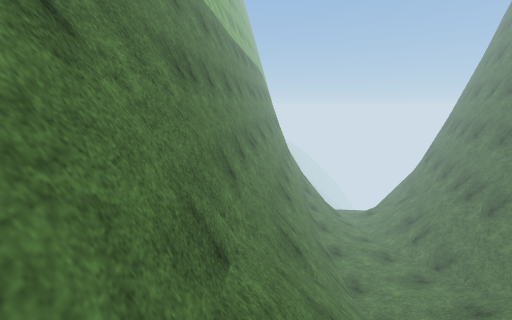
[1] (above)

12 first-person views from a walk through a scene from a Unity 3-D project. The camera is 1.2 m above the floor, tilts 12° down and sees 90° across. The floor is counted in squares, 0.5 m on a side. Each view is taken from the middle of a square. On the plan, view 1 faces up. The plan holds only what a view shows up to about 17 squares ahead; the rest is blank. The place goes on beyond the plan. Surface patterns are stand-ins for the level's own textures.

[2]
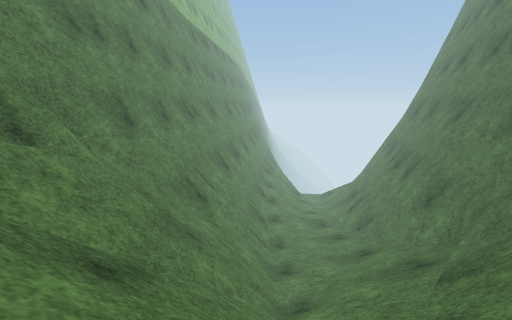

[3]
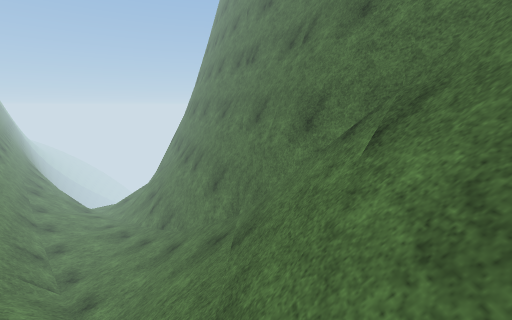

[4]
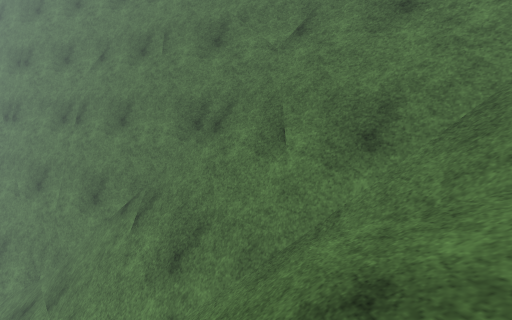

[5]
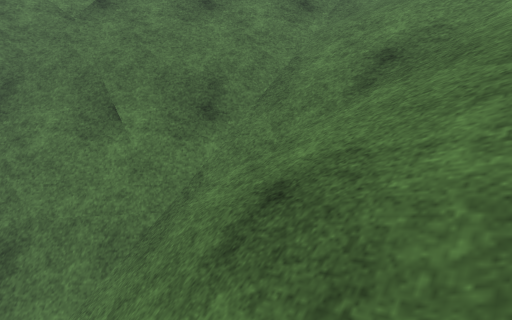

[6]
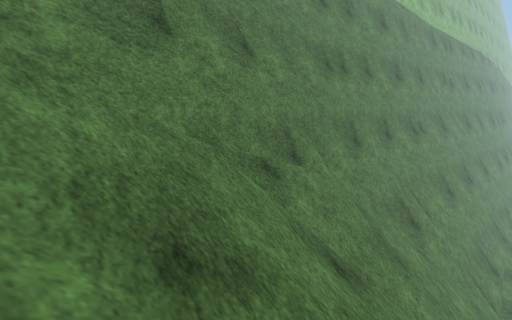

[7]
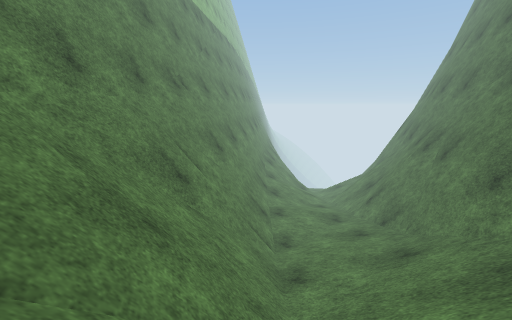

[8]
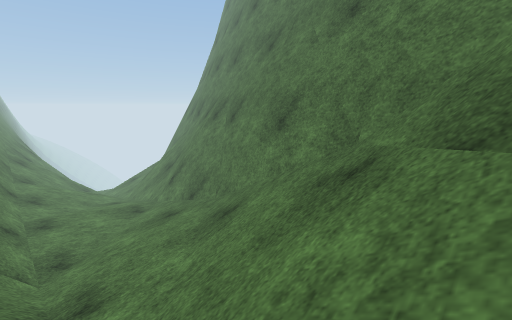

[9]
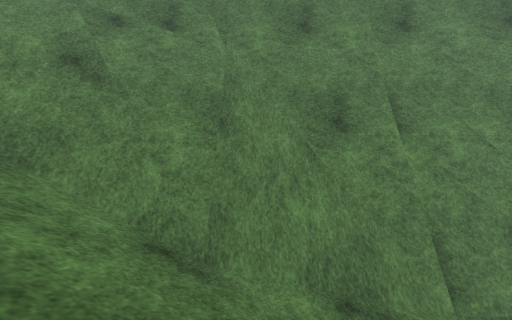

[10]
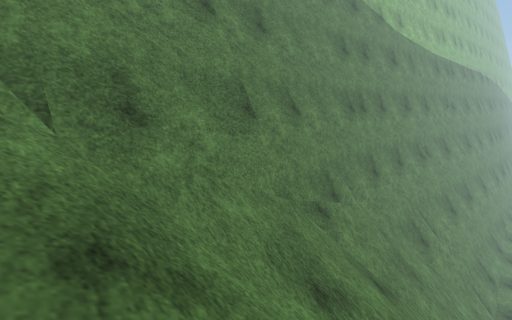

[11]
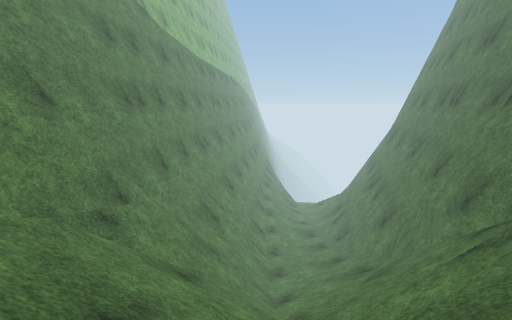

[12]
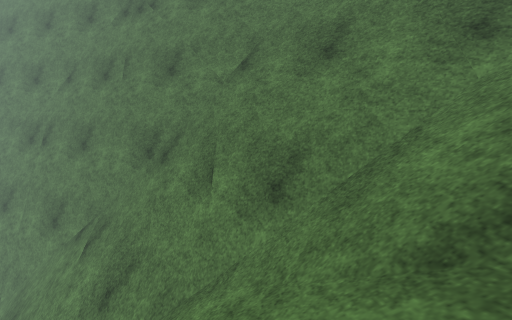

### Floor plan
Key: @ floor where view 1 was taken; # wall or solid block; . main floor; : floor 0.25 m higher than the main floor; - floor 0.25 m lower than the main floor; + floor 0.5 m higher than the main floor; _ floor 0.5 m lower than the main floor; / step, stairs or slope; = window, fence, low wall or low ledge; ^ raised ledge.
Columns run from 3 left of view 1 to 17 right of it. Each row starts with its distance up from view 1.
 19        ##^#____--..^#
 18        ##^#__//////^#
 17        ##^#-//////#^#
 16  ##    ##=#-....:/###
 15  #=      //....::/##
 14  #=     ///..::://#
 13  #=    ////.:::///#
 12  #=   /////:::////#
 11  #=  //////:+/////#
 10  #= //////////////##
  9  #=///////////////##
  8  #=///////////////=#
  7  #=//////////////#=#
  6 ##=/////////////#=##
  5 ##=////////////#=#
  4 ##=///////////#=#
  3 ##=//////////#=#
  2 ##=///////  #=#
  1 ##=//////   =^#
  0 ##=@/////   ^##
 -1 ##=/////    ^##
 -2 ##=///// /  ^#
 -3 ##=/////    ^#
 -4 ##=///// // ^#
 -5 ##=//////// ^#
 -6 ##=//////// ^#
 -7 ##=////////=^#
 -8 ##/////////=^#
 -9    ////////=^#
-10    ////////=^#
-11    ////////=^#
-12    ////////=^#
-13    ////////=##

Where each view was taken, in squares from view 1:
view 1: 0 up, 0 right, facing up
view 2: 2 down, 6 right, facing up
view 3: 2 down, 6 right, facing up-right
view 4: 6 down, 0 right, facing right
view 5: 4 down, 0 right, facing down-right
view 6: 4 down, 6 right, facing up-left
view 7: 2 up, 6 right, facing up
view 8: 5 up, 7 right, facing up-right
view 9: 10 up, 14 right, facing left
view 10: 8 down, 6 right, facing up-left
view 11: 7 down, 6 right, facing up
view 12: 9 down, 0 right, facing right
